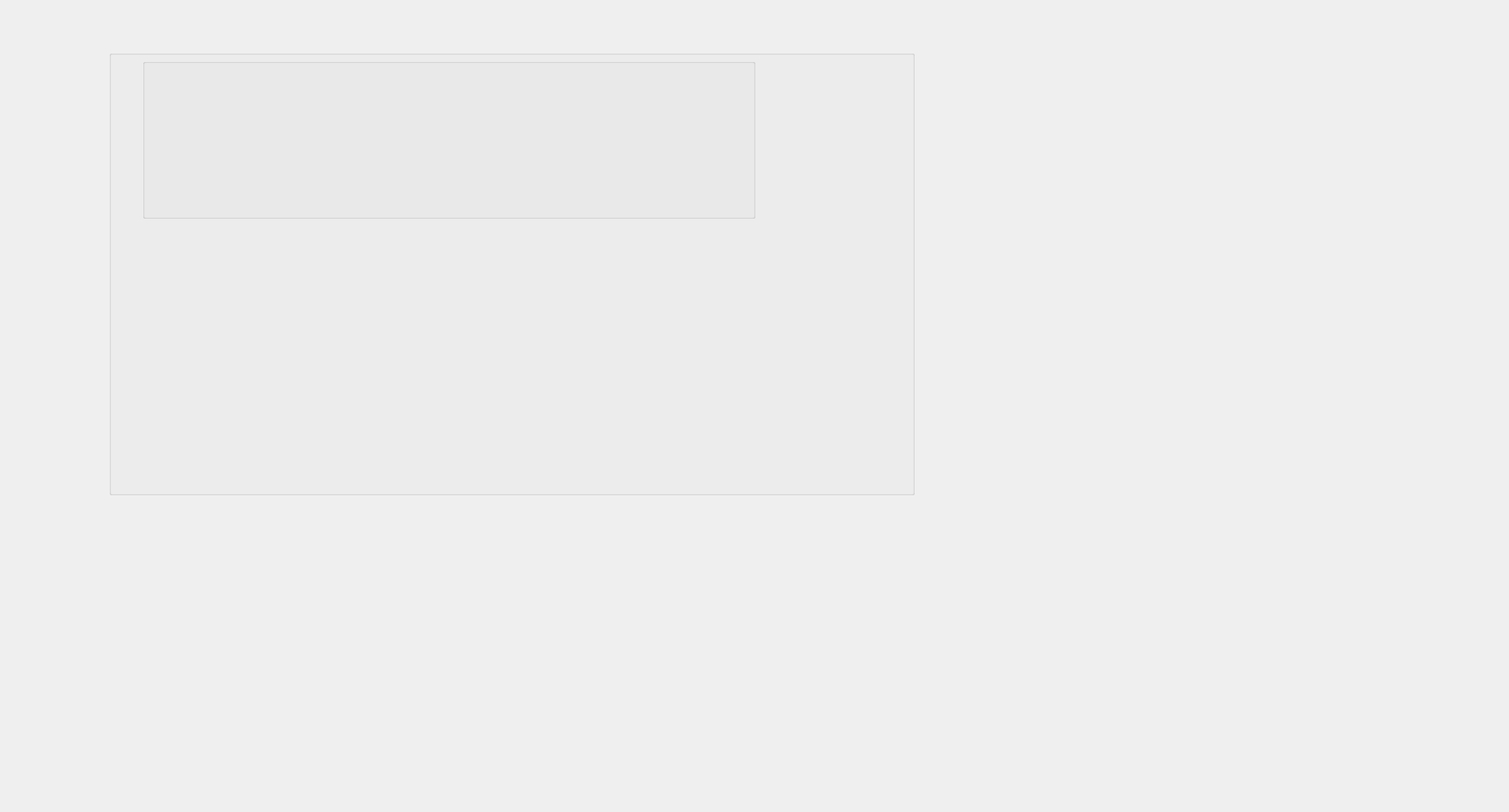
<?xml version="1.0" encoding="UTF-8"?>
<ui version="4.0">
 <class>monopolyGame</class>
 <widget class="QWidget" name="monopolyGame">
  <property name="geometry">
   <rect>
    <x>0</x>
    <y>0</y>
    <width>1800</width>
    <height>969</height>
   </rect>
  </property>
  <property name="minimumSize">
   <size>
    <width>1800</width>
    <height>969</height>
   </size>
  </property>
  <property name="maximumSize">
   <size>
    <width>1800</width>
    <height>969</height>
   </size>
  </property>
  <property name="windowTitle">
   <string>monopolyGame</string>
  </property>
  <widget class="QGroupBox" name="gamePannel">
   <property name="geometry">
    <rect>
     <x>130</x>
     <y>60</y>
     <width>961</width>
     <height>531</height>
    </rect>
   </property>
   <property name="title">
    <string/>
   </property>
   <widget class="QGroupBox" name="map">
    <property name="geometry">
     <rect>
      <x>40</x>
      <y>10</y>
      <width>731</width>
      <height>191</height>
     </rect>
    </property>
    <property name="title">
     <string/>
    </property>
   </widget>
  </widget>
 </widget>
 <layoutdefault spacing="6" margin="11"/>
 <resources/>
 <connections/>
</ui>
